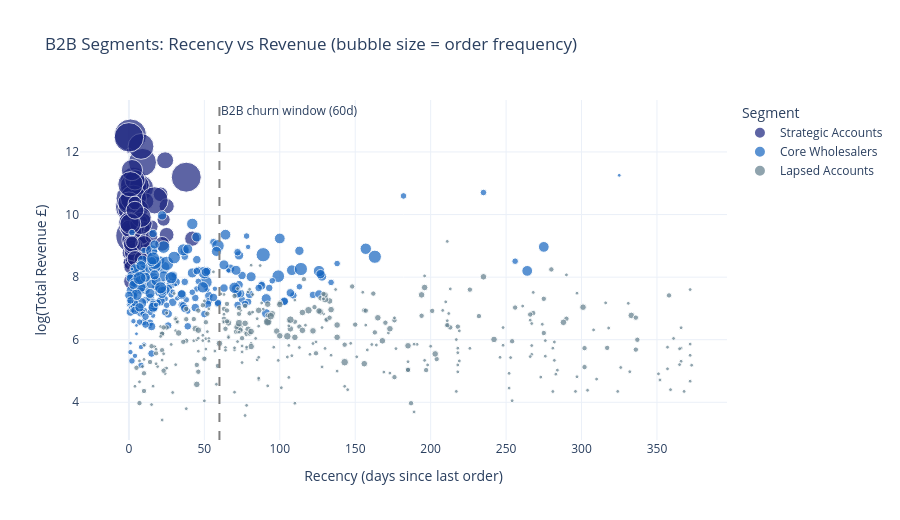

The cell this chart's notebook holds for it:
### Code cell
# ── Scatter: Recency vs Monetary (B2B) ───────────────────────────────────────
b2b_scatter = b2b_rfm.copy()
b2b_scatter['monetary_log'] = np.log1p(b2b_scatter['monetary'])

fig_b2b_scatter = px.scatter(
    b2b_scatter,
    x='recency',
    y='monetary_log',
    color='Segment',
    size='frequency',
    size_max=25,
    color_discrete_map=B2B_COLORS,
    opacity=0.7,
    labels={
        'recency':      'Recency (days since last order)',
        'monetary_log': 'log(Total Revenue £)',
        'frequency':    'Order Frequency',
    },
    title='B2B Segments: Recency vs Revenue (bubble size = order frequency)',
    category_orders={'Segment': b2b_seg_order},
    hover_data={'recency': True, 'monetary': ':,.0f', 'frequency': True, 'aov': ':,.0f'},
)

fig_b2b_scatter.add_vline(
    x=B2B_CHURN_DAYS, line_dash='dash', line_color='grey',
    annotation_text=f'B2B churn window ({B2B_CHURN_DAYS}d)',
    annotation_position='top right'
)

fig_b2b_scatter.update_layout(template='plotly_white', height=520)
fig_b2b_scatter.show()

### Figure 1 — Plotly figure (JSON) as saved in the notebook; plotly's stock layout.template omitted (floating-point values rounded to 4 significant figures; data arrays with more than 128 entries replaced by an {"elided": "..."} marker saying what was removed)
{"data": [{"customdata": {"elided": "77x3 float values"}, "hovertemplate": "Segment=Strategic Accounts<br>Recency (days since last order)=%{x}<br>log(Total Revenue £)=%{y}<br>Order Frequency=%{customdata[1]}<br>monetary=%{customdata[0]:,.0f}<br>aov=%{customdata[2]:,.0f}<extra></extra>", "legendgroup": "Strategic Accounts", "marker": {"color": "#1a237e", "opacity": 0.7, "size": [20, 7, 15, 12, 28, 15, 11, 86, 15, 28, 37, 7, 62, 18, 50, 14, 33, 57, 25, 20, 19, 19, 12, 13, 15, 54, 9, 44, 19, 13, 12, 72, 16, 11, 48, 15, 15, 41, 11, 11, 18, 11, 13, 26, 19, 47, 62, 33, 13, 17, 22, 23, 12, 51, 2, 26, 15, 20, 28, 13, 20, 34, 16, 20, 19, 29, 34, 13, 28, 46, 31, 30, 22, 44, 11, 60, 17], "sizemode": "area", "sizeref": 0.1376, "symbol": "circle"}, "mode": "markers", "name": "Strategic Accounts", "orientation": "v", "showlegend": true, "type": "scatter", "x": [24, 0, 2, 23, 8, 21, 1, 3, 3, 1, 3, 3, 1, 10, 3, 2, 0, 1, 8, 3, 7, 4, 9, 10, 1, 9, 9, 8, 2, 4, 15, 1, 25, 10, 3, 25, 1, 1, 10, 9, 4, 15, 0, 7, 11, 3, 38, 3, 2, 1, 7, 3, 1, 17, 0, 2, 22, 2, 4, 8, 0, 8, 42, 2, 10, 8, 0, 4, 0, 8, 2, 1, 4, 1, 2, 0, 4], "xaxis": "x", "y": [11.73, 9.501, 8.811, 9.839, 9.779, 10.65, 8.468, 9.323, 8.843, 10.27, 9.19, 8.774, 10.24, 8.813, 11.08, 8.555, 10.17, 10.52, 9.001, 9.75, 9.758, 8.723, 9.256, 10.83, 8.453, 11.67, 9.447, 10.85, 7.869, 8.307, 9.617, 12.54, 10.27, 9.572, 10.91, 9.353, 8.469, 9.694, 8.658, 9.258, 8.98, 9.291, 8.774, 10.94, 10.42, 10.52, 11.19, 9.588, 8.553, 9.956, 10.19, 8.806, 8.319, 10.45, 12.03, 9.475, 9.063, 9.004, 11.11, 8.594, 9.549, 9.717, 9.23, 9.071, 9.063, 9.917, 10.37, 10.37, 9.756, 12.18, 11.42, 9.702, 10.14, 10.97, 9.113, 12.47, 8.599], "yaxis": "y"}, {"customdata": {"elided": "228x3 float values"}, "hovertemplate": "Segment=Core Wholesalers<br>Recency (days since last order)=%{x}<br>log(Total Revenue £)=%{y}<br>Order Frequency=%{customdata[1]}<br>monetary=%{customdata[0]:,.0f}<br>aov=%{customdata[2]:,.0f}<extra></extra>", "legendgroup": "Core Wholesalers", "marker": {"color": "#1565c0", "opacity": 0.7, "size": {"elided": "228 int values"}, "sizemode": "area", "sizeref": 0.1376, "symbol": "circle"}, "mode": "markers", "name": "Core Wholesalers", "orientation": "v", "showlegend": true, "type": "scatter", "x": {"elided": "228 int values"}, "xaxis": "x", "y": {"elided": "228 float values"}, "yaxis": "y"}, {"customdata": {"elided": "353x3 float values"}, "hovertemplate": "Segment=Lapsed Accounts<br>Recency (days since last order)=%{x}<br>log(Total Revenue £)=%{y}<br>Order Frequency=%{customdata[1]}<br>monetary=%{customdata[0]:,.0f}<br>aov=%{customdata[2]:,.0f}<extra></extra>", "legendgroup": "Lapsed Accounts", "marker": {"color": "#607d8b", "opacity": 0.7, "size": {"elided": "353 int values"}, "sizemode": "area", "sizeref": 0.1376, "symbol": "circle"}, "mode": "markers", "name": "Lapsed Accounts", "orientation": "v", "showlegend": true, "type": "scatter", "x": {"elided": "353 int values"}, "xaxis": "x", "y": {"elided": "353 float values"}, "yaxis": "y"}], "layout": {"annotations": [{"showarrow": false, "text": "B2B churn window (60d)", "x": 60, "xanchor": "left", "xref": "x", "y": 1, "yanchor": "top", "yref": "y domain"}], "height": 520, "legend": {"itemsizing": "constant", "title": {"text": "Segment"}, "tracegroupgap": 0}, "shapes": [{"line": {"color": "grey", "dash": "dash"}, "type": "line", "x0": 60, "x1": 60, "xref": "x", "y0": 0, "y1": 1, "yref": "y domain"}], "title": {"text": "B2B Segments: Recency vs Revenue (bubble size = order frequency)"}, "xaxis": {"anchor": "y", "domain": [0, 1], "title": {"text": "Recency (days since last order)"}}, "yaxis": {"anchor": "x", "domain": [0, 1], "title": {"text": "log(Total Revenue £)"}}}}
